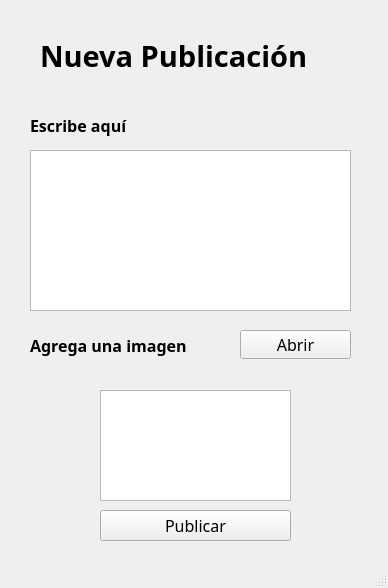
<?xml version="1.0" encoding="UTF-8"?>
<ui version="4.0">
 <class>CrearPublicacion</class>
 <widget class="QMainWindow" name="CrearPublicacion">
  <property name="geometry">
   <rect>
    <x>0</x>
    <y>0</y>
    <width>388</width>
    <height>588</height>
   </rect>
  </property>
  <property name="windowTitle">
   <string>MainWindow</string>
  </property>
  <widget class="QWidget" name="centralwidget">
   <widget class="QLabel" name="label">
    <property name="geometry">
     <rect>
      <x>40</x>
      <y>30</y>
      <width>381</width>
      <height>51</height>
     </rect>
    </property>
    <property name="font">
     <font>
      <family>Cascadia Code SemiBold</family>
      <pointsize>22</pointsize>
      <bold>true</bold>
     </font>
    </property>
    <property name="text">
     <string>Nueva Publicación</string>
    </property>
   </widget>
   <widget class="QLabel" name="label_2">
    <property name="geometry">
     <rect>
      <x>30</x>
      <y>100</y>
      <width>281</width>
      <height>51</height>
     </rect>
    </property>
    <property name="font">
     <font>
      <family>Cascadia Code SemiBold</family>
      <pointsize>12</pointsize>
      <bold>true</bold>
     </font>
    </property>
    <property name="text">
     <string>Escribe aquí</string>
    </property>
   </widget>
   <widget class="QPlainTextEdit" name="plainTextEdit_contenidoPost">
    <property name="geometry">
     <rect>
      <x>30</x>
      <y>150</y>
      <width>321</width>
      <height>161</height>
     </rect>
    </property>
    <property name="font">
     <font>
      <family>Segoe UI</family>
      <pointsize>12</pointsize>
     </font>
    </property>
    <property name="plainText">
     <string/>
    </property>
   </widget>
   <widget class="QLabel" name="label_3">
    <property name="geometry">
     <rect>
      <x>30</x>
      <y>320</y>
      <width>281</width>
      <height>51</height>
     </rect>
    </property>
    <property name="font">
     <font>
      <family>Cascadia Code SemiBold</family>
      <pointsize>12</pointsize>
      <bold>true</bold>
     </font>
    </property>
    <property name="text">
     <string>Agrega una imagen</string>
    </property>
   </widget>
   <widget class="QPushButton" name="pushButton_abrirImg">
    <property name="geometry">
     <rect>
      <x>240</x>
      <y>330</y>
      <width>111</width>
      <height>29</height>
     </rect>
    </property>
    <property name="font">
     <font>
      <family>Gill Sans MT</family>
      <pointsize>12</pointsize>
     </font>
    </property>
    <property name="text">
     <string>Abrir</string>
    </property>
   </widget>
   <widget class="QPushButton" name="pushButton_2_postear">
    <property name="geometry">
     <rect>
      <x>100</x>
      <y>510</y>
      <width>191</width>
      <height>31</height>
     </rect>
    </property>
    <property name="font">
     <font>
      <family>Gill Sans MT</family>
      <pointsize>12</pointsize>
     </font>
    </property>
    <property name="text">
     <string>Publicar</string>
    </property>
   </widget>
   <widget class="QGraphicsView" name="graphicsView_img">
    <property name="geometry">
     <rect>
      <x>100</x>
      <y>390</y>
      <width>191</width>
      <height>111</height>
     </rect>
    </property>
   </widget>
  </widget>
  <widget class="QStatusBar" name="statusbar"/>
 </widget>
 <resources/>
 <connections/>
</ui>
